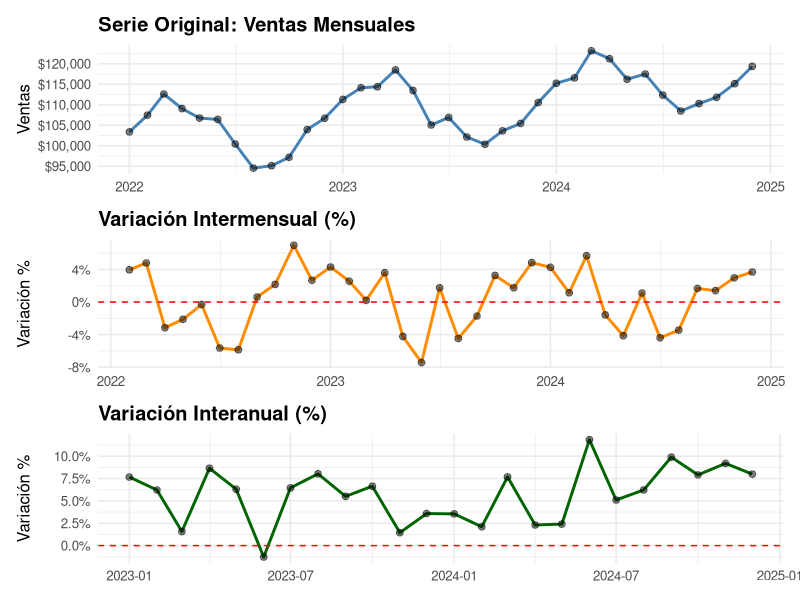
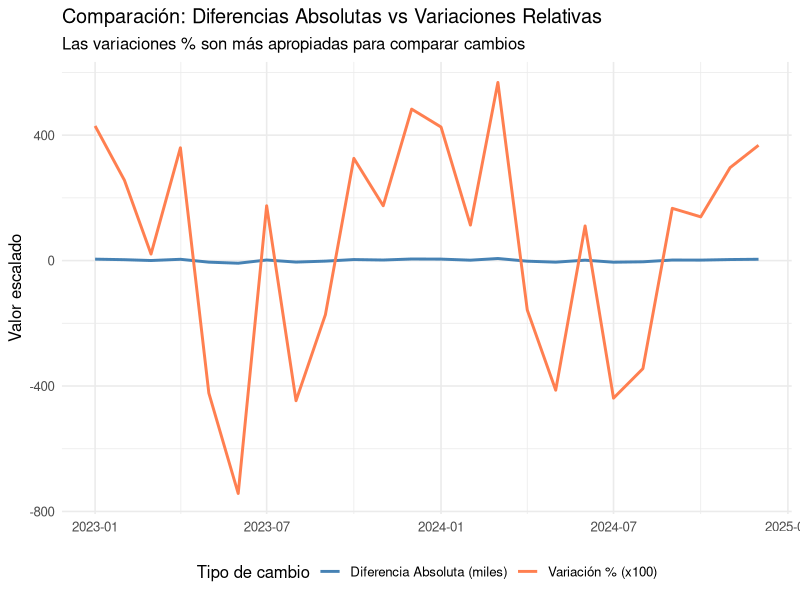
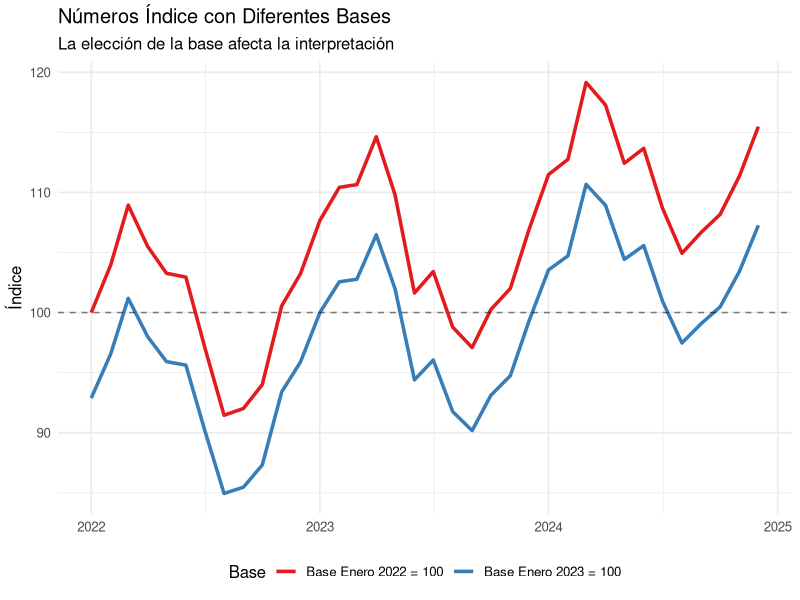
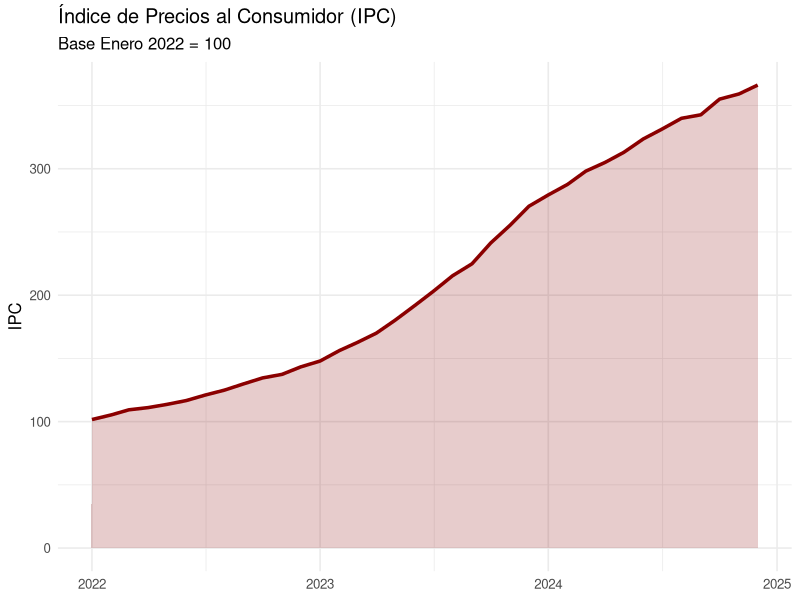
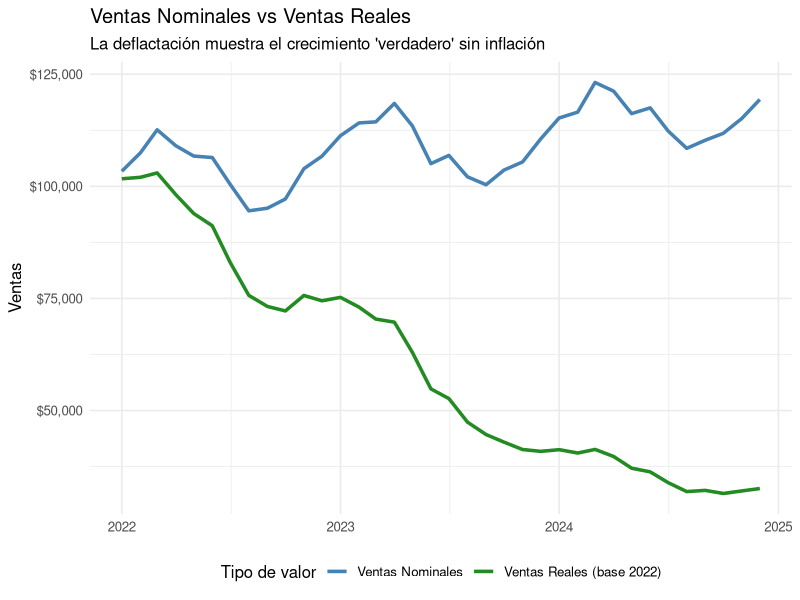
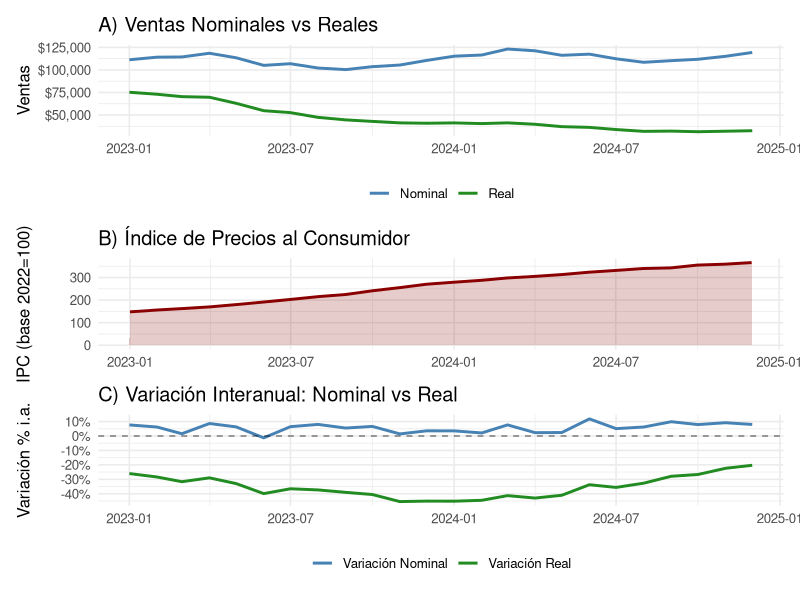
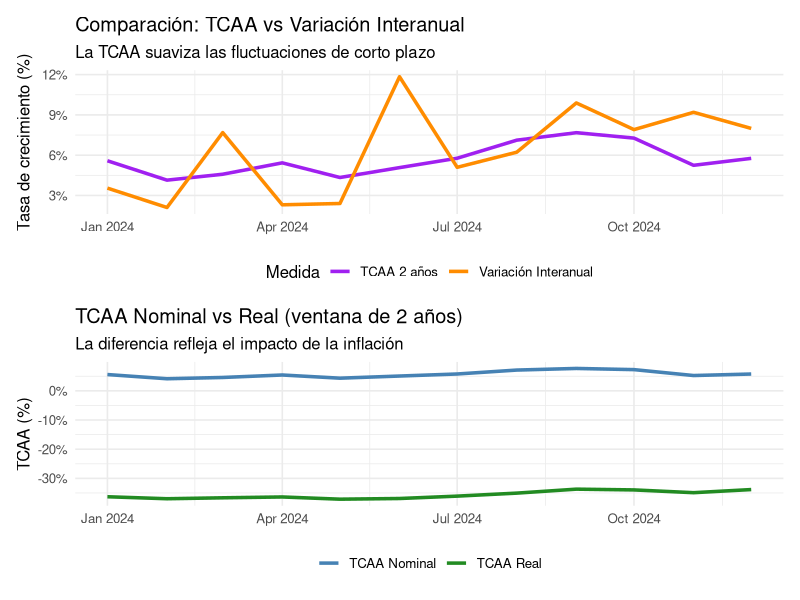
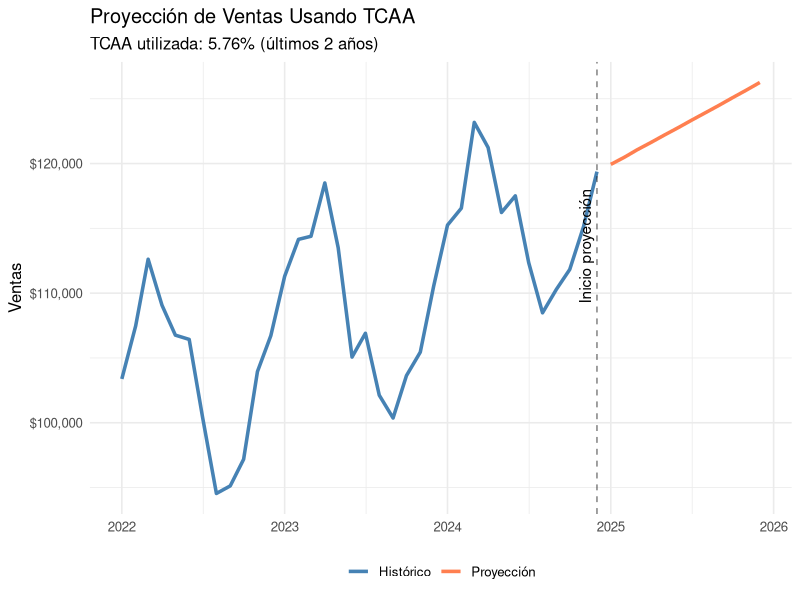

Write R code to recreate these figures, in order.
## ---- chunk 1
knitr::opts_chunk$set(
  echo = TRUE,
  warning = FALSE,
  message = FALSE,
  fig.width = 10,
  fig.height = 6
)
## ---- chunk 2
library(tidyverse)
library(lubridate)
library(scales)
library(knitr)

# Configurar tema de gráficos
theme_set(theme_minimal(base_size = 12))
## ---- chunk 3
set.seed(123)

# Crear serie temporal de 3 años
datos_ventas <- tibble(
  fecha = seq.Date(from = as.Date("2022-01-01"), 
                   to = as.Date("2024-12-01"), 
                   by = "month"),
  año = year(fecha),
  mes = month(fecha),
  trimestre = quarter(fecha)
) %>%
  mutate(
    # Tendencia creciente + estacionalidad + ruido
    ventas_nominales = 100000 + 
                      (row_number() * 500) + # tendencia
                      sin(mes * pi/6) * 8000 + # estacionalidad
                      rnorm(n(), 0, 2000) # ruido
  ) %>%
  mutate(ventas_nominales = round(ventas_nominales, 0))

# Visualizar los primeros registros
head(datos_ventas, 12) %>% kable()
## ---- chunk 4
datos_ventas <- datos_ventas %>%
  arrange(fecha) %>%
  mutate(
    # Diferencia absoluta intermensual
    dif_intermensual = ventas_nominales - lag(ventas_nominales, 1),
    
    # Variación porcentual intermensual
    var_intermensual = (ventas_nominales / lag(ventas_nominales, 1) - 1) * 100,
    
    # Variación porcentual interanual (12 meses)
    var_interanual = (ventas_nominales / lag(ventas_nominales, 12) - 1) * 100,
    
    # Acumulada anual (vs mismo periodo año anterior)
    ventas_acum_año = cumsum(ventas_nominales * (año == max(año))),
    ventas_acum_año_ant = lag(ventas_acum_año, 12),
    var_acumulada = (ventas_acum_año / ventas_acum_año_ant - 1) * 100,
    
    # Promedio móvil de 3 meses
    promedio_movil_3m = slider::slide_dbl(ventas_nominales, mean, 
                                          .before = 2, .after = 0, 
                                          .complete = TRUE)
  )

# Mostrar ejemplo de cálculos
datos_ventas %>%
  filter(fecha >= "2023-01-01", fecha <= "2023-06-01") %>%
  select(fecha, ventas_nominales, dif_intermensual, 
         var_intermensual, var_interanual) %>%
  kable(digits = 2)
## ---- chunk 5
# Gráfico de la serie original
p1 <- datos_ventas %>%
  ggplot(aes(x = fecha, y = ventas_nominales)) +
  geom_line(color = "steelblue", size = 1) +
  geom_point(size = 2, alpha = 0.5) +
  scale_y_continuous(labels = dollar_format(prefix = "$", big.mark = ",")) +
  labs(title = "Serie Original: Ventas Mensuales",
       x = NULL, y = "Ventas") +
  theme(plot.title = element_text(face = "bold"))

# Gráfico de variación intermensual
p2 <- datos_ventas %>%
  filter(!is.na(var_intermensual)) %>%
  ggplot(aes(x = fecha, y = var_intermensual)) +
  geom_line(color = "darkorange", size = 1) +
  geom_point(size = 2, alpha = 0.5) +
  geom_hline(yintercept = 0, linetype = "dashed", color = "red") +
  scale_y_continuous(labels = percent_format(scale = 1)) +
  labs(title = "Variación Intermensual (%)",
       x = NULL, y = "Variación %") +
  theme(plot.title = element_text(face = "bold"))

# Gráfico de variación interanual
p3 <- datos_ventas %>%
  filter(!is.na(var_interanual)) %>%
  ggplot(aes(x = fecha, y = var_interanual)) +
  geom_line(color = "darkgreen", size = 1) +
  geom_point(size = 2, alpha = 0.5) +
  geom_hline(yintercept = 0, linetype = "dashed", color = "red") +
  scale_y_continuous(labels = percent_format(scale = 1)) +
  labs(title = "Variación Interanual (%)",
       x = NULL, y = "Variación %") +
  theme(plot.title = element_text(face = "bold"))

# Combinar gráficos
library(patchwork)
p1 / p2 / p3
## ---- chunk 6
datos_ventas %>%
  filter(año >= 2023) %>%
  ggplot(aes(x = fecha)) +
  geom_line(aes(y = dif_intermensual / 1000, color = "Diferencia Absoluta (miles)"), 
            size = 1) +
  geom_line(aes(y = var_intermensual * 100, color = "Variación % (x100)"), 
            size = 1) +
  scale_color_manual(values = c("steelblue", "coral")) +
  labs(title = "Comparación: Diferencias Absolutas vs Variaciones Relativas",
       subtitle = "Las variaciones % son más apropiadas para comparar cambios",
       x = NULL, y = "Valor escalado",
       color = "Tipo de cambio") +
  theme(legend.position = "bottom")
## ---- chunk 7
# Definir diferentes bases
fecha_base_2022 <- as.Date("2022-01-01")
fecha_base_2023 <- as.Date("2023-01-01")

datos_ventas <- datos_ventas %>%
  mutate(
    # Índice base 2022 = 100
    indice_base_2022 = (ventas_nominales / 
                         ventas_nominales[fecha == fecha_base_2022]) * 100,
    
    # Índice base 2023 = 100
    indice_base_2023 = (ventas_nominales / 
                         ventas_nominales[fecha == fecha_base_2023]) * 100,
    
    # Índice promedio año 2022 = 100
    promedio_2022 = mean(ventas_nominales[año == 2022]),
    indice_promedio_2022 = (ventas_nominales / first(promedio_2022)) * 100
  )

# Visualizar índices
datos_ventas %>%
  filter(fecha <= "2024-06-01") %>%
  select(fecha, ventas_nominales, indice_base_2022, 
         indice_base_2023, indice_promedio_2022) %>%
  tail(12) %>%
  kable(digits = 2)
## ---- chunk 8
datos_ventas %>%
  select(fecha, indice_base_2022, indice_base_2023) %>%
  pivot_longer(cols = starts_with("indice"), 
               names_to = "tipo_indice", 
               values_to = "valor") %>%
  mutate(tipo_indice = case_when(
    tipo_indice == "indice_base_2022" ~ "Base Enero 2022 = 100",
    tipo_indice == "indice_base_2023" ~ "Base Enero 2023 = 100"
  )) %>%
  ggplot(aes(x = fecha, y = valor, color = tipo_indice)) +
  geom_line(size = 1.2) +
  geom_hline(yintercept = 100, linetype = "dashed", alpha = 0.5) +
  scale_color_brewer(palette = "Set1") +
  labs(title = "Números Índice con Diferentes Bases",
       subtitle = "La elección de la base afecta la interpretación",
       x = NULL, y = "Índice",
       color = "Base") +
  theme(legend.position = "bottom")
## ---- chunk 9
# Supongamos que tenemos un índice con base 2022
# y queremos cambiarlo a base 2023

datos_ventas <- datos_ventas %>%
  mutate(
    # Valor del índice antiguo en la nueva fecha base
    valor_indice_en_nueva_base = indice_base_2022[fecha == fecha_base_2023],
    
    # Índice con nueva base (calculado desde índice viejo)
    indice_cambiado = (indice_base_2022 / first(valor_indice_en_nueva_base)) * 100
  )

# Verificar que el cambio de base es correcto
datos_ventas %>%
  filter(fecha >= "2023-01-01", fecha <= "2023-12-01") %>%
  select(fecha, indice_base_2023, indice_cambiado) %>%
  head(6) %>%
  kable(digits = 2, 
        caption = "Comparación: Índice directo vs Índice con base cambiada")
## ---- chunk 10
# Crear un IPC con inflación variable
set.seed(456)

ipc_data <- tibble(
  fecha = seq.Date(from = as.Date("2022-01-01"), 
                   to = as.Date("2024-12-01"), 
                   by = "month")
) %>%
  mutate(
    # Simular inflación mensual variable
    inflacion_mensual = case_when(
      fecha < "2023-01-01" ~ rnorm(n(), 0.03, 0.01), # ~3% mensual
      fecha < "2024-01-01" ~ rnorm(n(), 0.05, 0.015), # ~5% mensual
      TRUE ~ rnorm(n(), 0.025, 0.01) # ~2.5% mensual
    ),
    inflacion_mensual = pmax(inflacion_mensual, 0) # evitar negativa
  ) %>%
  mutate(
    # Construir IPC acumulativo (base enero 2022 = 100)
    ipc = 100 * cumprod(1 + inflacion_mensual)
  )

# Unir con datos de ventas
datos_completos <- datos_ventas %>%
  left_join(ipc_data, by = "fecha")

# Visualizar IPC
ipc_data %>%
  ggplot(aes(x = fecha, y = ipc)) +
  geom_line(color = "darkred", size = 1.2) +
  geom_area(alpha = 0.2, fill = "darkred") +
  labs(title = "Índice de Precios al Consumidor (IPC)",
       subtitle = "Base Enero 2022 = 100",
       x = NULL, y = "IPC") +
  scale_y_continuous(labels = comma)
## ---- chunk 11
datos_completos <- datos_completos %>%
  mutate(
    # Deflactar ventas (base enero 2022)
    ventas_reales_base_2022 = (ventas_nominales / ipc) * 100,
    
    # Calcular variación interanual real
    var_interanual_real = (ventas_reales_base_2022 / 
                            lag(ventas_reales_base_2022, 12) - 1) * 100
  )

# Comparar valores nominales y reales
datos_completos %>%
  filter(fecha >= "2023-01-01", fecha <= "2023-12-01") %>%
  select(fecha, ventas_nominales, ipc, ventas_reales_base_2022) %>%
  kable(digits = 2, format.args = list(big.mark = ","))
## ---- chunk 12
datos_completos %>%
  select(fecha, ventas_nominales, ventas_reales_base_2022) %>%
  pivot_longer(cols = c(ventas_nominales, ventas_reales_base_2022),
               names_to = "tipo",
               values_to = "valor") %>%
  mutate(tipo = case_when(
    tipo == "ventas_nominales" ~ "Ventas Nominales",
    tipo == "ventas_reales_base_2022" ~ "Ventas Reales (base 2022)"
  )) %>%
  ggplot(aes(x = fecha, y = valor, color = tipo)) +
  geom_line(size = 1.2) +
  scale_y_continuous(labels = dollar_format(prefix = "$", big.mark = ",")) +
  scale_color_manual(values = c("steelblue", "forestgreen")) +
  labs(title = "Ventas Nominales vs Ventas Reales",
       subtitle = "La deflactación muestra el crecimiento 'verdadero' sin inflación",
       x = NULL, y = "Ventas",
       color = "Tipo de valor") +
  theme(legend.position = "bottom")
## ---- chunk 13
# Calcular IPC con nueva base (2023)
fecha_nueva_base <- as.Date("2023-01-01")

datos_completos <- datos_completos %>%
  mutate(
    # IPC base 2023 = 100
    ipc_base_2023 = (ipc / ipc[fecha == fecha_nueva_base]) * 100,
    
    # Ventas reales con nueva base
    ventas_reales_base_2023 = (ventas_nominales / ipc_base_2023) * 100
  )

# Comparar deflactación con diferentes bases
datos_completos %>%
  filter(fecha >= "2023-01-01", fecha <= "2023-06-01") %>%
  select(fecha, ventas_nominales, 
         ventas_reales_base_2022, 
         ventas_reales_base_2023) %>%
  kable(digits = 2, format.args = list(big.mark = ","))
## ---- chunk 14
datos_completos %>%
  mutate(
    var_real_base_2022 = (ventas_reales_base_2022 / 
                           lag(ventas_reales_base_2022, 12) - 1) * 100,
    var_real_base_2023 = (ventas_reales_base_2023 / 
                           lag(ventas_reales_base_2023, 12) - 1) * 100
  ) %>%
  filter(!is.na(var_real_base_2022)) %>%
  select(fecha, var_real_base_2022, var_real_base_2023) %>%
  tail(12) %>%
  kable(digits = 2,
        caption = "Las variaciones % son idénticas independientemente de la base")
## ---- chunk 15
# Preparar datos para visualización
datos_plot <- datos_completos %>%
  select(fecha, ventas_nominales, ventas_reales_base_2022, 
         var_interanual, var_interanual_real, ipc) %>%
  filter(!is.na(var_interanual))

# Gráfico 1: Ventas nominales y reales
g1 <- ggplot(datos_plot) +
  geom_line(aes(x = fecha, y = ventas_nominales, color = "Nominal"), 
            size = 1) +
  geom_line(aes(x = fecha, y = ventas_reales_base_2022, color = "Real"), 
            size = 1) +
  scale_y_continuous(labels = dollar_format(prefix = "$", big.mark = ",")) +
  scale_color_manual(values = c("Nominal" = "steelblue", 
                                 "Real" = "forestgreen")) +
  labs(title = "A) Ventas Nominales vs Reales",
       x = NULL, y = "Ventas", color = NULL) +
  theme(legend.position = "bottom")

# Gráfico 2: IPC
g2 <- ggplot(datos_plot, aes(x = fecha, y = ipc)) +
  geom_line(color = "darkred", size = 1) +
  geom_area(alpha = 0.2, fill = "darkred") +
  labs(title = "B) Índice de Precios al Consumidor",
       x = NULL, y = "IPC (base 2022=100)") +
  scale_y_continuous(labels = comma)

# Gráfico 3: Variaciones interanuales
g3 <- datos_plot %>%
  select(fecha, var_interanual, var_interanual_real) %>%
  pivot_longer(cols = c(var_interanual, var_interanual_real),
               names_to = "tipo",
               values_to = "valor") %>%
  mutate(tipo = case_when(
    tipo == "var_interanual" ~ "Variación Nominal",
    tipo == "var_interanual_real" ~ "Variación Real"
  )) %>%
  ggplot(aes(x = fecha, y = valor, color = tipo)) +
  geom_line(size = 1) +
  geom_hline(yintercept = 0, linetype = "dashed", alpha = 0.5) +
  scale_y_continuous(labels = percent_format(scale = 1)) +
  scale_color_manual(values = c("Variación Nominal" = "steelblue",
                                 "Variación Real" = "forestgreen")) +
  labs(title = "C) Variación Interanual: Nominal vs Real",
       x = NULL, y = "Variación % i.a.", color = NULL) +
  theme(legend.position = "bottom")

# Combinar gráficos
g1 / g2 / g3
## ---- chunk 16
# Función para calcular TCAA
calcular_tcaa <- function(valor_inicial, valor_final, años) {
  ((valor_final / valor_inicial)^(1/años) - 1) * 100
}

# Calcular TCAA para diferentes períodos de las ventas
tcaa_ventas <- datos_completos %>%
  summarise(
    # TCAA 2022-2024 (ventas nominales)
    fecha_inicial = min(fecha),
    fecha_final = max(fecha),
    años = as.numeric(difftime(fecha_final, fecha_inicial, units = "days")) / 365.25,
    
    ventas_inicial = first(ventas_nominales),
    ventas_final = last(ventas_nominales),
    
    TCAA_nominal = calcular_tcaa(ventas_inicial, ventas_final, años),
    
    # TCAA de ventas reales
    ventas_real_inicial = first(ventas_reales_base_2022),
    ventas_real_final = last(ventas_reales_base_2022),
    
    TCAA_real = calcular_tcaa(ventas_real_inicial, ventas_real_final, años),
    
    # TCAA del IPC (inflación acumulada anualizada)
    ipc_inicial = first(ipc),
    ipc_final = last(ipc),
    
    TCAA_inflacion = calcular_tcaa(ipc_inicial, ipc_final, años)
  )

tcaa_ventas %>%
  select(años, TCAA_nominal, TCAA_real, TCAA_inflacion) %>%
  kable(digits = 2, 
        caption = "Tasa de Crecimiento Anual Acumulada (período completo)",
        col.names = c("Años", "TCAA Ventas Nominales (%)", 
                      "TCAA Ventas Reales (%)", "TCAA Inflación (%)"))
## ---- chunk 17
# Calcular TCAA móvil de 2 años
datos_completos <- datos_completos %>%
  arrange(fecha) %>%
  mutate(
    # TCAA de 2 años (24 meses)
    ventas_hace_2años = lag(ventas_nominales, 24),
    tcaa_2años_nominal = calcular_tcaa(ventas_hace_2años, ventas_nominales, 2),
    
    # TCAA de 2 años (real)
    ventas_real_hace_2años = lag(ventas_reales_base_2022, 24),
    tcaa_2años_real = calcular_tcaa(ventas_real_hace_2años, ventas_reales_base_2022, 2),
    
    # TCAA de 1 año (equivalente a variación interanual)
    tcaa_1año = calcular_tcaa(lag(ventas_nominales, 12), ventas_nominales, 1)
  )

# Visualizar TCAA móvil
datos_completos %>%
  filter(!is.na(tcaa_2años_nominal)) %>%
  select(fecha, tcaa_2años_nominal, tcaa_2años_real) %>%
  tail(12) %>%
  kable(digits = 2,
        col.names = c("Fecha", "TCAA 2 años Nominal (%)", "TCAA 2 años Real (%)"))
## ---- chunk 18
# Gráfico 1: TCAA móvil vs variación interanual
p1 <- datos_completos %>%
  filter(!is.na(tcaa_2años_nominal), !is.na(var_interanual)) %>%
  select(fecha, tcaa_2años_nominal, var_interanual) %>%
  pivot_longer(cols = -fecha, names_to = "medida", values_to = "valor") %>%
  mutate(medida = case_when(
    medida == "tcaa_2años_nominal" ~ "TCAA 2 años",
    medida == "var_interanual" ~ "Variación Interanual"
  )) %>%
  ggplot(aes(x = fecha, y = valor, color = medida)) +
  geom_line(size = 1.2) +
  scale_y_continuous(labels = percent_format(scale = 1)) +
  scale_color_manual(values = c("TCAA 2 años" = "purple", 
                                 "Variación Interanual" = "darkorange")) +
  labs(title = "Comparación: TCAA vs Variación Interanual",
       subtitle = "La TCAA suaviza las fluctuaciones de corto plazo",
       x = NULL, y = "Tasa de crecimiento (%)",
       color = "Medida") +
  theme(legend.position = "bottom")

# Gráfico 2: TCAA nominal vs real
p2 <- datos_completos %>%
  filter(!is.na(tcaa_2años_nominal)) %>%
  select(fecha, tcaa_2años_nominal, tcaa_2años_real) %>%
  pivot_longer(cols = -fecha, names_to = "tipo", values_to = "valor") %>%
  mutate(tipo = case_when(
    tipo == "tcaa_2años_nominal" ~ "TCAA Nominal",
    tipo == "tcaa_2años_real" ~ "TCAA Real"
  )) %>%
  ggplot(aes(x = fecha, y = valor, color = tipo)) +
  geom_line(size = 1.2) +
  scale_y_continuous(labels = percent_format(scale = 1)) +
  scale_color_manual(values = c("TCAA Nominal" = "steelblue",
                                 "TCAA Real" = "forestgreen")) +
  labs(title = "TCAA Nominal vs Real (ventana de 2 años)",
       subtitle = "La diferencia refleja el impacto de la inflación",
       x = NULL, y = "TCAA (%)",
       color = NULL) +
  theme(legend.position = "bottom")

p1 / p2
## ---- chunk 19
# Definir períodos de análisis
periodos <- datos_completos %>%
  mutate(
    periodo = case_when(
      fecha < "2023-01-01" ~ "2022",
      fecha < "2024-01-01" ~ "2023",
      TRUE ~ "2024"
    )
  ) %>%
  filter(periodo %in% c("2022", "2023")) %>%
  group_by(periodo) %>%
  summarise(
    fecha_inicial = min(fecha),
    fecha_final = max(fecha),
    ventas_inicial = first(ventas_nominales),
    ventas_final = last(ventas_nominales),
    ventas_real_inicial = first(ventas_reales_base_2022),
    ventas_real_final = last(ventas_reales_base_2022),
    meses = n()
  ) %>%
  mutate(
    años = meses / 12,
    TCAA_nominal = calcular_tcaa(ventas_inicial, ventas_final, años),
    TCAA_real = calcular_tcaa(ventas_real_inicial, ventas_real_final, años)
  )

periodos %>%
  select(periodo, TCAA_nominal, TCAA_real) %>%
  kable(digits = 2,
        caption = "TCAA por Año",
        col.names = c("Período", "TCAA Nominal (%)", "TCAA Real (%)"))
## ---- chunk 20
# Proyectar ventas para los próximos 12 meses usando TCAA histórica
ultima_fecha <- max(datos_completos$fecha)
ultimo_valor <- last(datos_completos$ventas_nominales)

# Usar TCAA de los últimos 2 años
tcaa_proyeccion <- last(datos_completos$tcaa_2años_nominal[!is.na(datos_completos$tcaa_2años_nominal)])

proyeccion <- tibble(
  fecha = seq.Date(from = ultima_fecha + months(1), 
                   to = ultima_fecha + months(12), 
                   by = "month")
) %>%
  mutate(
    meses_adelante = row_number(),
    años_adelante = meses_adelante / 12,
    ventas_proyectadas = ultimo_valor * (1 + tcaa_proyeccion/100)^años_adelante,
    tipo = "Proyección"
  )

# Combinar datos históricos y proyección
datos_historicos <- datos_completos %>%
  select(fecha, ventas_nominales) %>%
  rename(ventas_proyectadas = ventas_nominales) %>%
  mutate(tipo = "Histórico")

datos_graficos <- bind_rows(datos_historicos, proyeccion)

# Visualizar
ggplot(datos_graficos, aes(x = fecha, y = ventas_proyectadas, color = tipo)) +
  geom_line(size = 1.2) +
  geom_vline(xintercept = ultima_fecha, linetype = "dashed", alpha = 0.5) +
  annotate("text", x = ultima_fecha, y = max(datos_graficos$ventas_proyectadas) * 0.9,
           label = "Inicio proyección", angle = 90, vjust = -0.5) +
  scale_y_continuous(labels = dollar_format(prefix = "$", big.mark = ",")) +
  scale_color_manual(values = c("Histórico" = "steelblue", 
                                 "Proyección" = "coral")) +
  labs(title = "Proyección de Ventas Usando TCAA",
       subtitle = sprintf("TCAA utilizada: %.2f%% (últimos 2 años)", tcaa_proyeccion),
       x = NULL, y = "Ventas",
       color = NULL) +
  theme(legend.position = "bottom")
## ---- chunk 21
# Comparar diferentes métricas de crecimiento
comparacion_metricas <- datos_completos %>%
  filter(!is.na(var_interanual)) %>%
  summarise(
    # Crecimiento total del período
    crecimiento_total = ((last(ventas_nominales) / first(ventas_nominales)) - 1) * 100,
    
    # TCAA del período completo
    años_totales = as.numeric(difftime(last(fecha), first(fecha), units = "days")) / 365.25,
    TCAA = calcular_tcaa(first(ventas_nominales), last(ventas_nominales), años_totales),
    
    # Promedio de variaciones interanuales
    promedio_var_ia = mean(var_interanual, na.rm = TRUE),
    
    # Mediana de variaciones interanuales
    mediana_var_ia = median(var_interanual, na.rm = TRUE)
  )

comparacion_metricas %>%
  select(crecimiento_total, TCAA, promedio_var_ia, mediana_var_ia) %>%
  pivot_longer(everything(), names_to = "Métrica", values_to = "Valor (%)") %>%
  mutate(Métrica = case_when(
    Métrica == "crecimiento_total" ~ "Crecimiento Total",
    Métrica == "TCAA" ~ "TCAA (Compuesta)",
    Métrica == "promedio_var_ia" ~ "Promedio Var. Interanual",
    Métrica == "mediana_var_ia" ~ "Mediana Var. Interanual"
  )) %>%
  kable(digits = 2,
        caption = "Comparación de Diferentes Métricas de Crecimiento")
## ---- chunk 22
# Crear datos de salarios mensuales
set.seed(789)

datos_salarios <- tibble(
  fecha = seq.Date(from = as.Date("2022-01-01"), 
                   to = as.Date("2024-12-01"), 
                   by = "month")
) %>%
  mutate(
    # Salario nominal creciente
    salario_nominal = 50000 * cumprod(1 + rnorm(n(), 0.04, 0.01))
  ) %>%
  left_join(ipc_data, by = "fecha") %>%
  mutate(
    # 1. Calcular salario real
    salario_real = (salario_nominal / ipc) * 100,
    
    # 2. Indexar salarios (base enero 2022 = 100)
    indice_salario_nominal = (salario_nominal / first(salario_nominal)) * 100,
    indice_salario_real = (salario_real / first(salario_real)) * 100,
    
    # 3. Calcular variaciones interanuales
    var_ia_salario_nominal = (salario_nominal / lag(salario_nominal, 12) - 1) * 100,
    var_ia_salario_real = (salario_real / lag(salario_real, 12) - 1) * 100,
    var_ia_ipc = (ipc / lag(ipc, 12) - 1) * 100,
    
    # 4. Calcular TCAA móvil de 2 años
    tcaa_2años_nominal = calcular_tcaa(lag(salario_nominal, 24), salario_nominal, 2),
    tcaa_2años_real = calcular_tcaa(lag(salario_real, 24), salario_real, 2)
  )

# Resumen estadístico
resumen <- datos_salarios %>%
  filter(!is.na(var_ia_salario_nominal)) %>%
  summarise(
    `Var. Media Salario Nominal` = mean(var_ia_salario_nominal),
    `Var. Media Salario Real` = mean(var_ia_salario_real),
    `Var. Media IPC` = mean(var_ia_ipc),
    `Diferencia Nominal-Inflación` = `Var. Media Salario Nominal` - `Var. Media IPC`
  )

# Calcular TCAA del período completo
tcaa_periodo <- datos_salarios %>%
  summarise(
    años = as.numeric(difftime(last(fecha), first(fecha), units = "days")) / 365.25,
    `TCAA Salario Nominal` = calcular_tcaa(first(salario_nominal), last(salario_nominal), años),
    `TCAA Salario Real` = calcular_tcaa(first(salario_real), last(salario_real), años),
    `TCAA Inflación` = calcular_tcaa(first(ipc), last(ipc), años)
  ) %>%
  select(-años)

# Combinar resúmenes
bind_rows(
  resumen %>% mutate(Tipo = "Promedios Variación I.A."),
  tcaa_periodo %>% mutate(Tipo = "TCAA Período Completo")
) %>%
  select(Tipo, everything()) %>%
  kable(digits = 2, caption = "Resumen del Ejercicio Integrador")
## ---- chunk 23
# Panel 1: Índices
p1 <- datos_salarios %>%
  select(fecha, indice_salario_nominal, indice_salario_real, ipc) %>%
  pivot_longer(cols = -fecha, names_to = "variable", values_to = "valor") %>%
  mutate(variable = case_when(
    variable == "indice_salario_nominal" ~ "Salario Nominal",
    variable == "indice_salario_real" ~ "Salario Real",
    variable == "ipc" ~ "IPC"
  )) %>%
  ggplot(aes(x = fecha, y = valor, color = variable)) +
  geom_line(size = 1.2) +
  geom_hline(yintercept = 100, linetype = "dashed", alpha = 0.3) +
  scale_color_brewer(palette = "Set1") +
  labs(title = "A) Evolución de Índices (Base Enero 2022 = 100)",
       x = NULL, y = "Índice", color = NULL) +
  theme(legend.position = "bottom")

# Panel 2: Variaciones interanuales
p2 <- datos_salarios %>%
  filter(!is.na(var_ia_salario_nominal)) %>%
  select(fecha, var_ia_salario_nominal, var_ia_salario_real, var_ia_ipc) %>%
  pivot_longer(cols = -fecha, names_to = "variable", values_to = "valor") %>%
  mutate(variable = case_when(
    variable == "var_ia_salario_nominal" ~ "Salario Nominal",
    variable == "var_ia_salario_real" ~ "Salario Real",
    variable == "var_ia_ipc" ~ "Inflación (IPC)"
  )) %>%
  ggplot(aes(x = fecha, y = valor, color = variable)) +
  geom_line(size = 1.2) +
  geom_hline(yintercept = 0, linetype = "dashed", alpha = 0.3) +
  scale_y_continuous(labels = percent_format(scale = 1)) +
  scale_color_brewer(palette = "Set1") +
  labs(title = "B) Variaciones Interanuales (%)",
       x = NULL, y = "Variación % i.a.", color = NULL) +
  theme(legend.position = "bottom")

# Panel 3: TCAA móvil
p3 <- datos_salarios %>%
  filter(!is.na(tcaa_2años_nominal)) %>%
  select(fecha, tcaa_2años_nominal, tcaa_2años_real) %>%
  pivot_longer(cols = -fecha, names_to = "variable", values_to = "valor") %>%
  mutate(variable = case_when(
    variable == "tcaa_2años_nominal" ~ "TCAA Nominal (2 años)",
    variable == "tcaa_2años_real" ~ "TCAA Real (2 años)"
  )) %>%
  ggplot(aes(x = fecha, y = valor, color = variable)) +
  geom_line(size = 1.2) +
  geom_hline(yintercept = 0, linetype = "dashed", alpha = 0.3) +
  scale_y_continuous(labels = percent_format(scale = 1)) +
  scale_color_manual(values = c("steelblue", "forestgreen")) +
  labs(title = "C) Tasa de Crecimiento Anual Acumulada (TCAA)",
       subtitle = "Ventana móvil de 2 años",
       x = NULL, y = "TCAA (%)", color = NULL) +
  theme(legend.position = "bottom")

# Panel 4: Salarios en valores absolutos
p4 <- datos_salarios %>%
  select(fecha, salario_nominal, salario_real) %>%
  pivot_longer(cols = -fecha, names_to = "variable", values_to = "valor") %>%
  mutate(variable = case_when(
    variable == "salario_nominal" ~ "Salario Nominal",
    variable == "salario_real" ~ "Salario Real (pesos 2022)"
  )) %>%
  ggplot(aes(x = fecha, y = valor, color = variable)) +
  geom_line(size = 1.2) +
  scale_y_continuous(labels = dollar_format(prefix = "$", big.mark = ",")) +
  scale_color_manual(values = c("steelblue", "forestgreen")) +
  labs(title = "D) Salarios: Nominales vs Reales",
       x = NULL, y = "Salario", color = NULL) +
  theme(legend.position = "bottom")

p1 / p2 / p3 / p4
